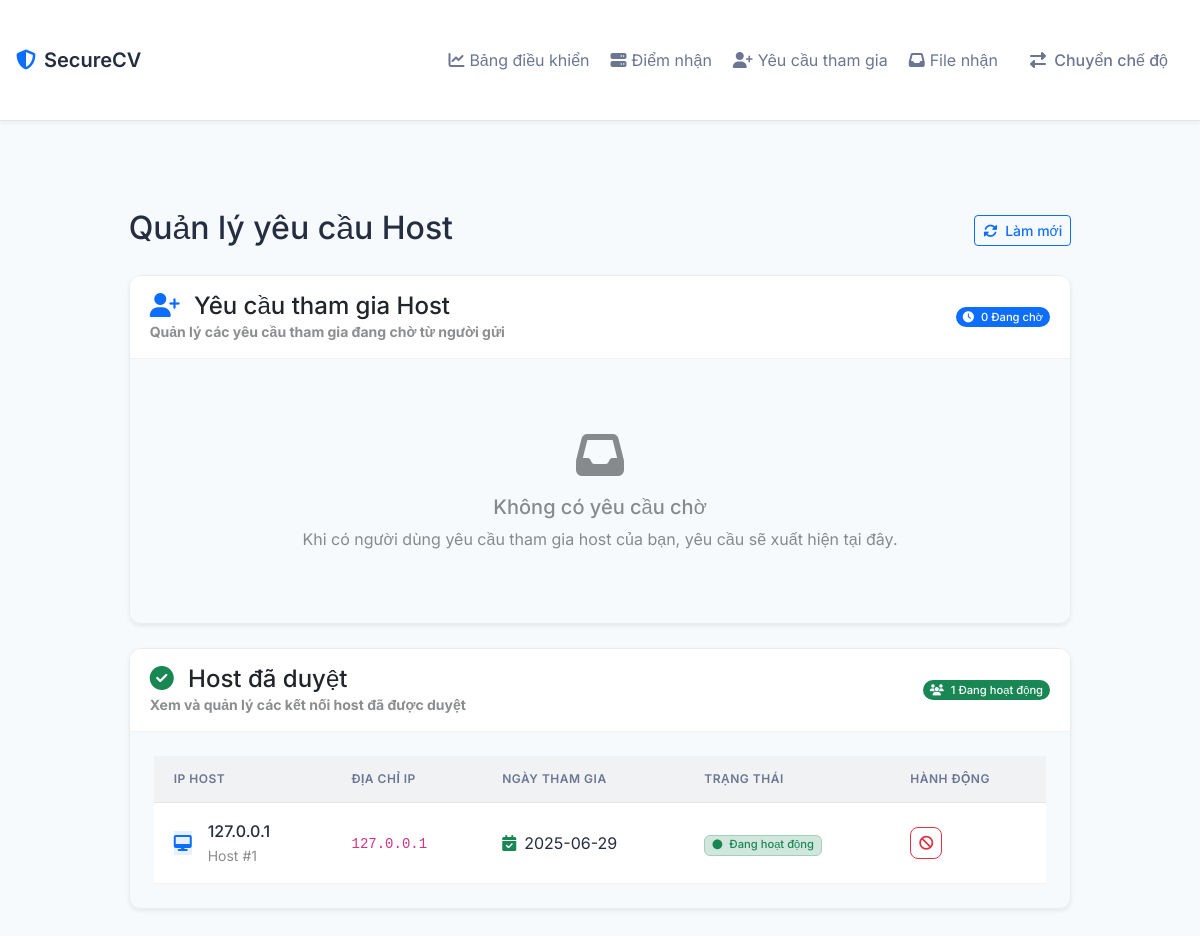
Page /receiver_host/approval on the earlier database version.
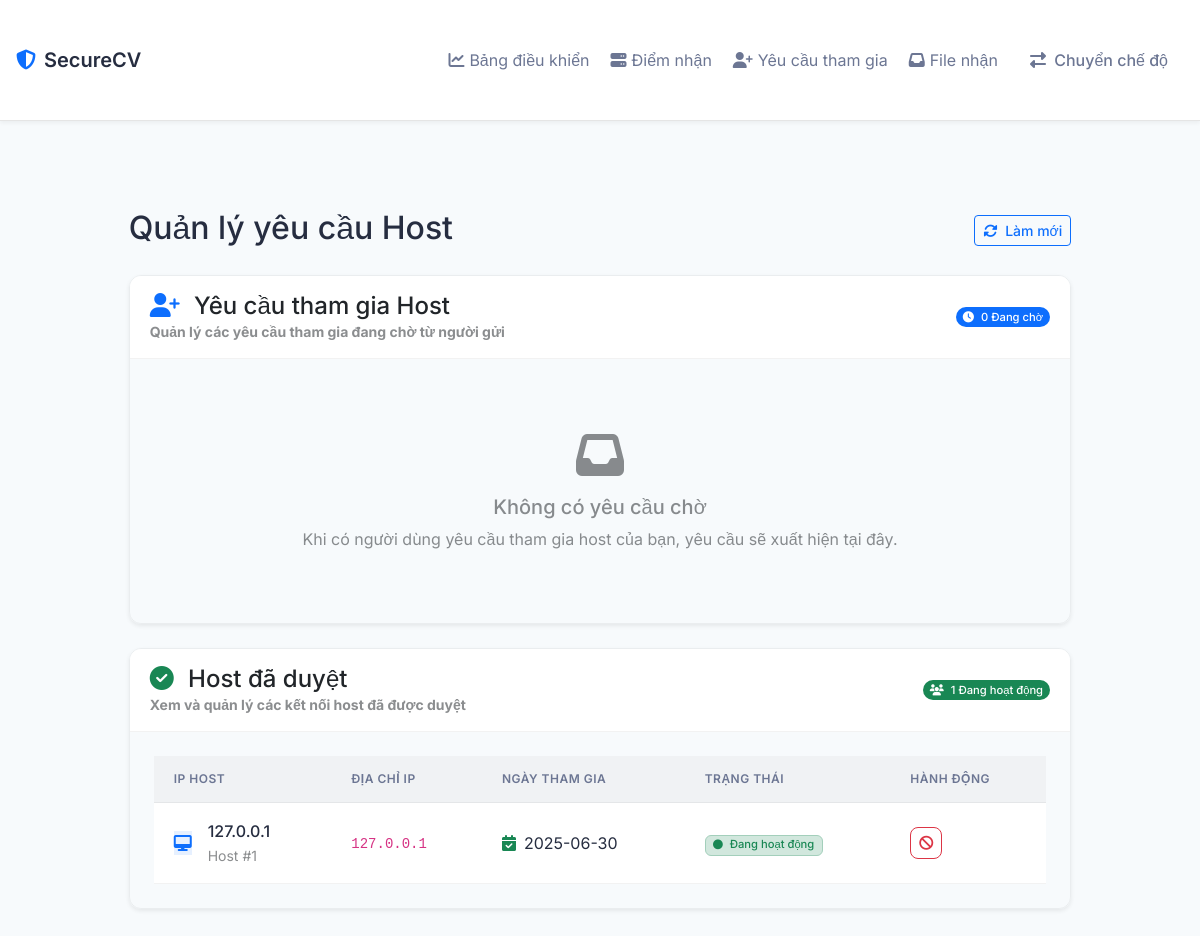
Same page on the later database version.
### models.py (models this page shows)
class HostJoinRequest(db.Model):
    id = db.Column(db.Integer, primary_key=True)
    host_id = db.Column(db.Integer, db.ForeignKey('host.id'), nullable=False)
    host_name = db.Column(db.String(100), nullable=False)
    sender_ip = db.Column(db.String(45), nullable=False)
    host_owner_ip = db.Column(db.String(45), nullable=False)
    message = db.Column(db.String(255))
    response_message = db.Column(db.String(255))
    status = db.Column(db.String(20), default='pending')
    created_at = db.Column(db.DateTime, nullable=False, default=datetime.utcnow)
    approved_at = db.Column(db.DateTime)
    rejected_at = db.Column(db.DateTime)
    revoked_at = db.Column(db.DateTime)
    host = db.relationship('Host', backref=db.backref('join_requests', lazy=True))

### routes.py (the view)
@app.route('/receiver_host/approval')
def receiver_host_approval():
    client_ip = get_client_ip()
    pending_requests = HostJoinRequest.query.filter_by(
        host_owner_ip=client_ip,
        status='pending'
    ).order_by(HostJoinRequest.created_at.desc()).all()
    approved_hosts = HostJoinRequest.query.filter_by(
        host_owner_ip=client_ip,
        status='approved'
    ).order_by(HostJoinRequest.approved_at.desc()).all()
    now = datetime.now()
    return render_template('host_approval.html',
                         pending_requests=pending_requests,
                         approved_hosts=approved_hosts,
                         now=now)

### templates/host_approval.html (shortened to what this page needs)
{% extends "base.html" %}
{% block content %}
<div class="container">
    <div class="row justify-content-center">
        <div class="col-lg-10">
            <div class="page-header mb-4">
                <div class="d-flex justify-content-between align-items-center">
                    <div>
                        <h2 class="mb-1">Quản lý yêu cầu Host</h2>
                    </div>
                    <div class="d-flex align-items-center">
                        <button class="btn btn-outline-primary btn-sm" onclick="location.reload()">
                            <i class="fas fa-sync-alt me-1"></i>
                            Làm mới
                        </button>
                    </div>
                </div>
            </div>
            <div class="card mb-4 shadow-sm">
                <div class="card-header d-flex justify-content-between align-items-center bg-white py-3">
                    <div>
                        <h4 class="mb-0">
                            <i class="fas fa-user-plus me-2 text-primary"></i>
                            Yêu cầu tham gia Host
                        </h4>
                        <p class="text-muted mb-0 small">Quản lý các yêu cầu tham gia đang chờ từ người gửi</p>
                    </div>
                    <div class="d-flex align-items-center">
                        <span class="badge bg-primary pending-count rounded-pill">
                            <i class="fas fa-clock me-1"></i>
                            {{ pending_requests|length }} Đang chờ
                        </span>
                    </div>
                </div>
                <div class="card-body pending-requests">
                    {% if pending_requests %}
                    <div class="list-group join-requests gap-1">
                        {% for request in pending_requests %}
                        <div class="list-group-item" data-request-id="{{ request.id }}">
                            <div class="d-flex align-items-center gap-3">
                                <div class="flex-shrink-0">
                                    <i class="fas fa-user text-secondary"></i>
                                </div>
                                <div class="flex-grow-1">
                                    <div class="d-flex justify-content-between align-items-center mb-1">
                                        <div>
                                            <span class="fw-medium">{{ request.sender_ip }}</span>
                                            <small class="text-muted ms-2">{{ request.created_at.strftime('%H:%M, %d/%m') }}</small>
                                        </div>
                                        <div class="d-flex gap-2">
                                            <form action="{{ url_for('approve_join_request', request_id=request.id) }}" method="POST" class="approve-form">
                                                <input type="hidden" name="csrf_token" value="{{ csrf_token() }}">
                                                <input type="hidden" name="message" value="Đồng ý!">
                                                <button type="submit" class="btn btn-sm btn-light text-success px-3" title="Duyệt">
                                                    <i class="fas fa-check"></i>
                                                </button>
                                            </form>
                                            <form action="{{ url_for('reject_join_request', request_id=request.id) }}" method="POST" class="reject-form">
                                                <input type="hidden" name="csrf_token" value="{{ csrf_token() }}">
                                                <button type="submit" class="btn btn-sm btn-light text-danger px-3" title="Từ chối">
                                                    <i class="fas fa-times"></i>
                                                </button>
                                            </form>
                                        </div>
                                    </div>
                                    <div class="bg-light rounded px-3 py-2">
                                        <code>{{ request.message }}</code>
                                    </div>
                                </div>
                            </div>
                        </div>
                        {% endfor %}
                    </div>
                    {% else %}
                    <div class="text-center py-5">
                        <div class="mb-3">
                            <i class="fas fa-inbox fa-3x text-muted"></i>
                        </div>
                        <h5 class="text-muted">Không có yêu cầu chờ</h5>
                        <p class="text-muted mb-0">Khi có người dùng yêu cầu tham gia host của bạn, yêu cầu sẽ xuất hiện tại đây.</p>
                    </div>
                    {% endif %}
                </div>
            </div>
            <div class="card shadow-sm">
                <div class="card-header bg-white py-3">
                    <div class="d-flex justify-content-between align-items-center">
                        <div>
                            <h4 class="mb-0">
                                <i class="fas fa-check-circle me-2 text-success"></i>
                                Host đã duyệt
                            </h4>
                            <p class="text-muted mb-0 small">Xem và quản lý các kết nối host đã được duyệt</p>
                        </div>
                        {% if approved_hosts %}
                        <span class="badge bg-success rounded-pill">
                            <i class="fas fa-users me-1"></i>
                            {{ approved_hosts|length }} Đang hoạt động
                        </span>
                        {% endif %}
                    </div>
                </div>
                <div class="card-body pending-requests">
                    {% if approved_hosts %}
                    <div class="table-responsive">
                        <table class="table table-hover align-middle">
                            <thead class="table-light">
                                <tr>
                                    <th>IP Host</th>
                                    <th>Địa chỉ IP</th>
                                    <th>Ngày tham gia</th>
                                    <th>Trạng thái</th>
                                    <th>Hành động</th>
                                </tr>
                            </thead>
                            <tbody>
                                {% for host in approved_hosts %}
                                <tr>
                                    <td>
                                        <div class="d-flex align-items-center">
                                            <div class="me-3">
                                                <div class="avatar-circle bg-primary bg-opacity-10 text-primary">
                                                    <i class="fas fa-desktop"></i>
                                                </div>
                                            </div>
                                            <div>
                                                <div class="fw-medium">{{ host.host_owner_ip }}</div>
                                                <small class="text-muted">Host #{{ host.id }}</small>
                                            </div>
                                        </div>
                                    </td>
                                    <td><code>{{ host.sender_ip }}</code></td>
                                    <td>
                                        <div class="d-flex align-items-center">
                                            <i class="fas fa-calendar-check me-2 text-success"></i>
                                            {{ host.approved_at.strftime('%Y-%m-%d') }}
                                        </div>
                                    </td>
                                    <td>
                                        <span class="badge bg-success-subtle text-success border border-success-subtle">
                                            <i class="fas fa-circle me-1 small"></i>
                                            Đang hoạt động
                                        </span>
                                    </td>
                                    <td>
                                        <form action="{{ url_for('revoke_host_access', host_id=host.id) }}" method="POST" class="d-inline">
                                            <button type="submit" class="btn btn-outline-danger btn-sm"
                                                    onclick="return confirm('Bạn có chắc muốn thu hồi quyền truy cập của host này?')">
                                                <i class="fas fa-ban"></i>
                                            </button>
                                        </form>
                                    </td>
                                </tr>
                                {% endfor %}
                            </tbody>
                        </table>
                    </div>
                    {% endif %}
                </div>
            </div>
        </div>
    </div>
</div>
{% endblock %}

### templates/base.html (shortened to what this page needs)
<!DOCTYPE html>
<html lang="vi" data-bs-theme="light">
<head>
    <link href="https://cdn.jsdelivr.net/npm/bootstrap@5.3.0/dist/css/bootstrap.min.css" rel="stylesheet">
    <link rel="stylesheet" href="https://cdnjs.cloudflare.com/ajax/libs/font-awesome/6.4.0/css/all.min.css">
    <link rel="stylesheet" href="{{ url_for('static', filename='css/style.css') }}">
</head>
<body class="fade-in">
    <nav class="navbar navbar-expand-lg navbar-dark">
        <div class="container">
            <a class="navbar-brand d-flex align-items-center" href="{{ url_for('index') }}">
                <i class="fas fa-shield-alt me-2 text-primary"></i>
                <span>SecureCV</span>
            </a>
            <div class="collapse navbar-collapse" id="navbarContent">
                <ul class="navbar-nav ms-auto">
                    {% if request.endpoint and 'receiver' in request.endpoint %}
                    <li class="nav-item">
                        <a class="nav-link d-flex align-items-center" href="{{ url_for('receiver_dashboard') }}">
                            <span class="nav-icon">
                                <i class="fas fa-chart-line"></i>
                            </span>
                            <span>Bảng điều khiển</span>
                        </a>
                    </li>
                    <li class="nav-item">
                        <a class="nav-link d-flex align-items-center" href="{{ url_for('receiver_hosts') }}">
                            <span class="nav-icon">
                                <i class="fas fa-server"></i>
                            </span>
                            <span>Điểm nhận</span>
                        </a>
                    </li>
                    <li class="nav-item">
                        <a class="nav-link d-flex align-items-center" href="{{ url_for('receiver_host_approval') }}">
                            <span class="nav-icon">
                                <i class="fas fa-user-plus"></i>
                            </span>
                            <span>Yêu cầu tham gia</span>
                        </a>
                    </li>
                    <li class="nav-item">
                        <a class="nav-link d-flex align-items-center" href="{{ url_for('receiver_files') }}">
                            <span class="nav-icon">
                                <i class="fas fa-inbox"></i>
                            </span>
                            <span>File nhận</span>
                        </a>
                    </li>
                    {% endif %}
                    <li class="nav-item ms-2">
                        <a class="nav-link btn btn-outline-primary btn-sm px-3 switch-mode" href="{{ url_for('index') }}">
                            <i class="fas fa-exchange-alt me-1"></i>
                            Chuyển chế độ
                        </a>
                    </li>
                </ul>
            </div>
        </div>
    </nav>
    <main class="container my-4">
        {% block content %}{% endblock %}
    </main>
</body>
</html>

Differences in the rows shown:
changed HostJoinRequest id 1: approved_at "2025-06-29" → "2025-06-30"
